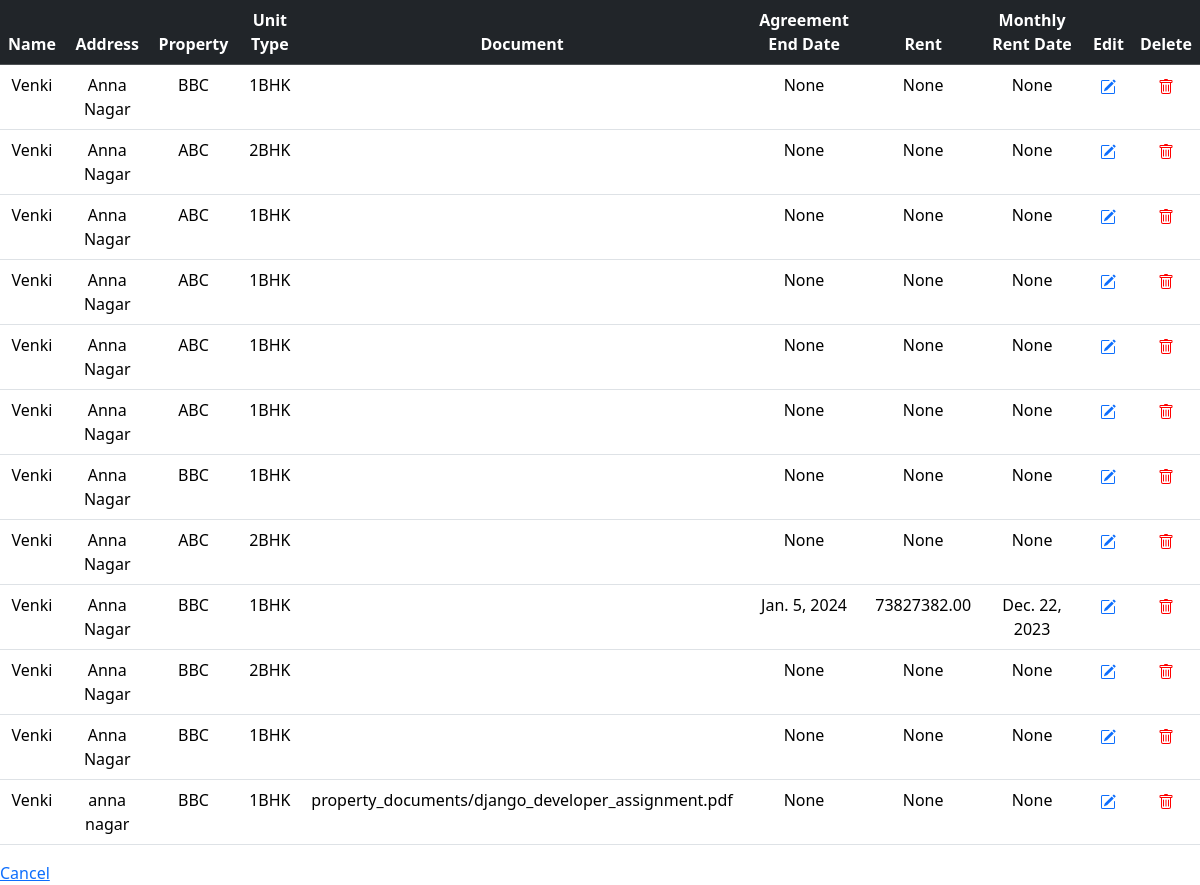
/viewall_tenant/, run on the app's committed database.
### REP_App/models.py (models this page shows)
class tenant_profile(models.Model):
    tenant_name = models.CharField(max_length=100,validators=[name_validator])
    address = models.CharField(max_length=255)
    unit_type = models.CharField(max_length=4,choices=units)
    property = models.ForeignKey(property_profile,on_delete=models.CASCADE)
    document = models.FileField(upload_to='property_documents/',blank=True,null=True)
    agreementend_date = models.DateField(blank=True,null=True)
    monthly_rent = models.DecimalField(max_digits=10,decimal_places=2,blank=True,null=True)
    monthly_rent_date = models.DateField(blank=True,null=True)

class property_profile(models.Model):
    property_name = models.CharField(max_length=100,validators=[name_validator])
    address = models.CharField(max_length=255)
    location = models.CharField(max_length=50)
    unit_type = models.CharField(max_length=4,choices=units)
    rent = models.DecimalField(max_digits=10,decimal_places=2)
    def __str__(self):
        return self.property_name

### REP_App/views.py (the view)
# urls.py: path('viewall_tenant/',viewall_tenant,name ='View_All_Tenant'),
def viewall_tenant(request) :
    form = tenant_profile.objects.all()
    return render(request,'viewall_tenant.html',{'form':form})

### REP_App/templates/viewall_tenant.html (shortened to what this page needs)
<!DOCTYPE html>
    <head>
        <link href="https://cdn.jsdelivr.net/npm/bootstrap@5.3.2/dist/css/bootstrap.min.css" rel="stylesheet">
    </head>
    <body>
        <table class="table">
            <thead class="table-dark">
                <tr style="text-align: center;">
                    <th>Name</th>
                    <th>Address</th>
                    <th>Property</th>
                    <th>Unit Type</th>
                    <th>Document</th>
                    <th>Agreement End Date</th>
                    <th>Rent</th>
                    <th>Monthly Rent Date</th>
                    <th>Edit</th>
                    <th>Delete</th>
                </tr>
            </thead>
            <tbody>
                {% for tenant in form %}
              <tr style="text-align: center;">
                <td>{{ tenant.tenant_name }}</td>
                <td>{{ tenant.address }}</td>
                <td>{{ tenant.property }}</td>
                <td>{{ tenant.unit_type }}</td>
                <td>{{ tenant.document }}</td>
                <td>{{ tenant.agreementend_date }}</td>
                <td>{{ tenant.monthly_rent }}</td>
                <td>{{ tenant.monthly_rent_date }}</td>
                <td><a href="{% url 'tenant_edit' tenant.pk %}">
                </a></td>
                <td><a href="{% url 'tenant_delete' tenant.pk %}">
                </a></td>
              </tr>
              {% endfor %}
            </tbody>
          </table>
    <a href="{% url 'home' %}"> Cancel</a>
    </body>
</html>

### data on the page
tenant_profile: tenant_name "Venki", address "Anna Nagar", property "BBC", unit_type "1BHK", agreementend_date "None", monthly_rent "None", monthly_rent_date "None"
tenant_profile: tenant_name "Venki", address "Anna Nagar", property "ABC", unit_type "2BHK", agreementend_date "None", monthly_rent "None", monthly_rent_date "None"
tenant_profile: tenant_name "Venki", address "Anna Nagar", property "ABC", unit_type "1BHK", agreementend_date "None", monthly_rent "None", monthly_rent_date "None"
tenant_profile: tenant_name "Venki", address "Anna Nagar", property "ABC", unit_type "1BHK", agreementend_date "None", monthly_rent "None", monthly_rent_date "None"
tenant_profile: tenant_name "Venki", address "Anna Nagar", property "ABC", unit_type "1BHK", agreementend_date "None", monthly_rent "None", monthly_rent_date "None"
tenant_profile: tenant_name "Venki", address "Anna Nagar", property "ABC", unit_type "1BHK", agreementend_date "None", monthly_rent "None", monthly_rent_date "None"
tenant_profile: tenant_name "Venki", address "Anna Nagar", property "BBC", unit_type "1BHK", agreementend_date "None", monthly_rent "None", monthly_rent_date "None"
tenant_profile: tenant_name "Venki", address "Anna Nagar", property "ABC", unit_type "2BHK", agreementend_date "None", monthly_rent "None", monthly_rent_date "None"
tenant_profile: tenant_name "Venki", address "Anna Nagar", property "BBC", unit_type "1BHK", agreementend_date "Jan. 5, 2024", monthly_rent "73827382.00", monthly_rent_date "Dec. 22, 2023"
tenant_profile: tenant_name "Venki", address "Anna Nagar", property "BBC", unit_type "2BHK", agreementend_date "None", monthly_rent "None", monthly_rent_date "None"
tenant_profile: tenant_name "Venki", address "Anna Nagar", property "BBC", unit_type "1BHK", agreementend_date "None", monthly_rent "None", monthly_rent_date "None"
tenant_profile: tenant_name "Venki", address "anna nagar", property "BBC", unit_type "1BHK", document "property_documents/django_developer_assignment.pdf", agreementend_date "None", monthly_rent "None", monthly_rent_date "None"
